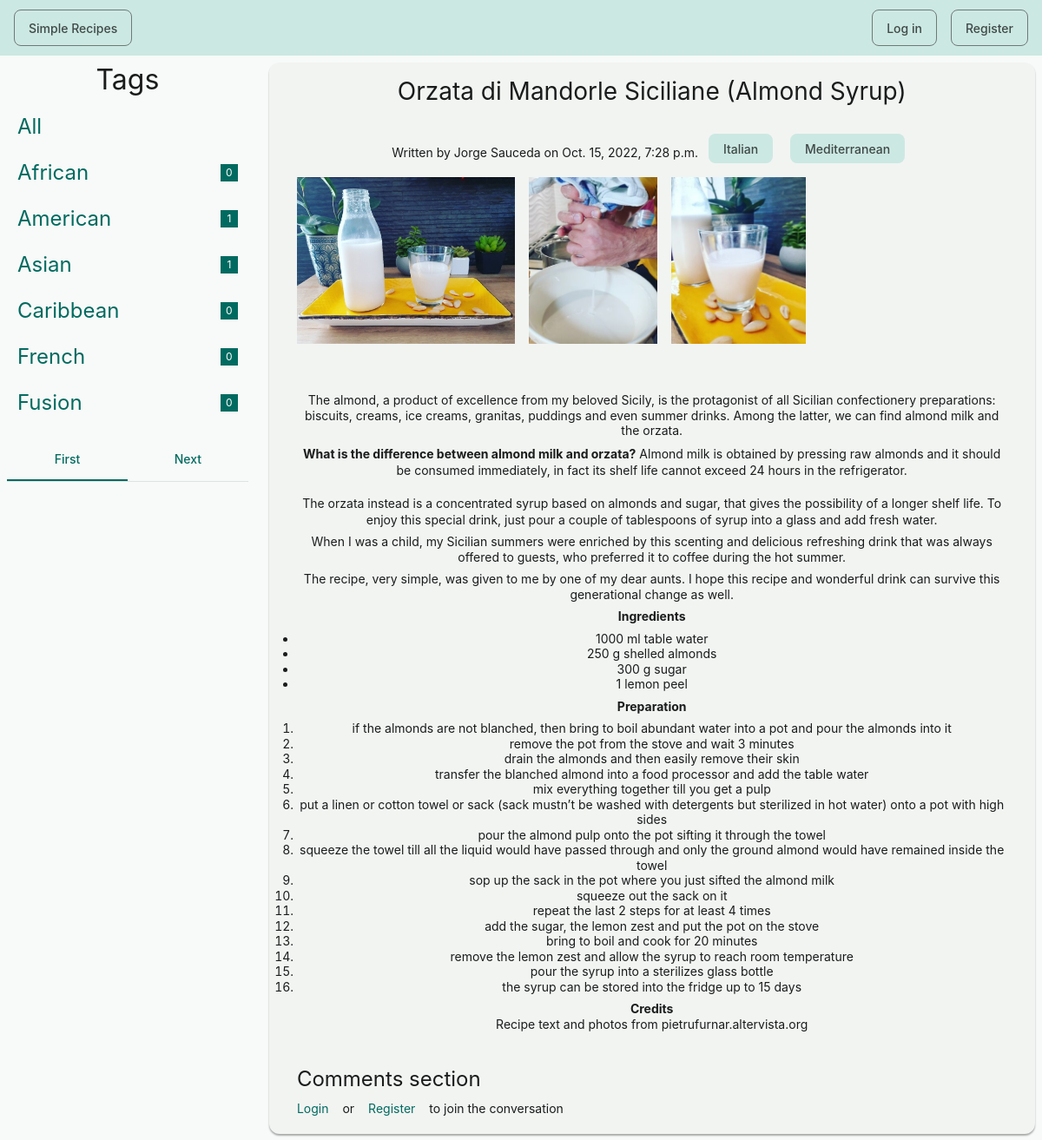
The page /article/7/ on the database as committed earlier.
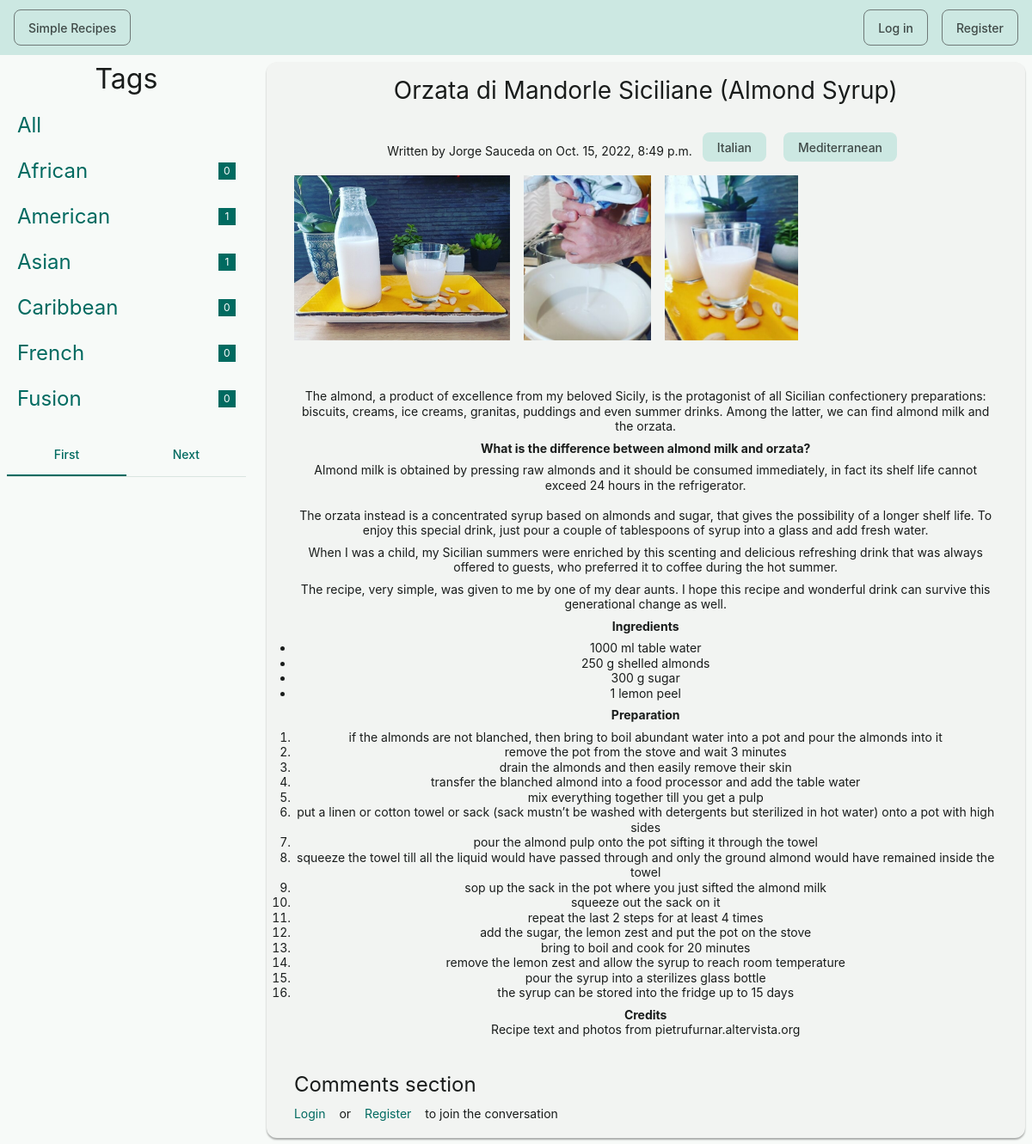
The same page on the database as committed later.
### simple_recipes/models.py (models this page shows, shortened)
class Category(models.Model):
    name = models.CharField(max_length=20)
    class Meta:
        ordering = ['name']
    def __str__(self):
        return self.name

class Article(models.Model):
    author = models.ForeignKey(Profile, on_delete=models.CASCADE)
    body = models.TextField(null=True)
    categories = models.ManyToManyField(Category,
                                        related_name='categoryOf',
                                        blank=True)
    date = models.DateTimeField(auto_now=True)
    title = models.CharField(max_length=50)
    class Meta:
        ordering = ['-date']

class Profile(models.Model):
    avatar = models.ImageField(null=True, blank=True)
    bio = models.CharField(max_length=200, blank=True)
    date_joined = models.DateTimeField(auto_now_add=True)
    location = models.CharField(max_length=50, blank=True)
    name = models.CharField(max_length=50, blank=True)
    user = models.ForeignKey(User, on_delete=models.CASCADE)
    def __str__(self):
        return self.name

class ArticlePicture(models.Model):
    article = models.ForeignKey(Article,
                                related_name='pictureOf',
                                on_delete=models.CASCADE)
    image = models.ImageField(null=False, blank=False)

### simple_recipes/views.py (the view)
# urls.py: path('article/<str:pk>/', views.readArticle, name='read-article'),
def readArticle(request, pk):
    article = Article.objects.get(id=pk)
    comments = ArticleComment.objects.filter(article=article)
    pictures = ArticlePicture.objects.filter(article=article)
    categories = Category.objects.all()
    cat_paginator = Paginator(categories, 6)
    num_pages = cat_paginator.num_pages
    num_range = range(1, num_pages + 1)
    page_n = 1
    if not request.GET.get('cat_page') in [None, '']:
        page_n = request.GET.get('cat_page')
    try:
        cat_page = cat_paginator.page(page_n)
    except EmptyPage:
        cat_page = cat_paginator.page(1)
        page_n = 1
    context = {
        'article': article,
        'comments': comments,
        'categories': cat_page,
        'cat_range': num_range,
        'num_pages': num_pages,
        'page_n': page_n,
        'pictures': pictures,
    }
    return render(request, 'simple_recipes/article.html', context)

### simple_recipes/templates/simple_recipes/article.html (shortened to what this page needs)
{% extends 'main.html' %}
{% load static %}
{% block content %}
<div class="grid medium-space">
  <div class="s12 m3 l3">
    {% include 'simple_recipes/categories_component.html' %}
  </div>
  <div class="s12 m9 l9">
    <article class="center-align" style="padding: 1rem 2rem">
      <h5 class="center-align">{{ article.title }}</h5>
      <div class="small-space"></div>
      <p class="medium-line medium-align">
        Written by <a href="{% url 'user-profile' article.author.user.id %}">
          {{article.author}}
        </a> on {{article.date}}
        {% for category in article.categories.all %}
          <span class="chip fill">{{category.name}}</span>
        {% endfor %}
      </p>
      {% include 'simple_recipes/carousel_component.html' %}
      <div class="medium-space"></div>
      <p class="medium-line" style="margin: 0.5rem 2rem">
        {% autoescape off %}{{ article.body }}{% endautoescape %}
      </p>
      <div class="small-space"></div>
      <h6>Comments section</h6>
      <div class="medium-line center-align">
        {% if comments.count == 0 and request.user.is_authenticated %}
          <form action="{% url 'create-comment' article.id %}" method="POST">
            {% csrf_token %}
            <div class="field textarea border extra">
              <textarea
                type="text"
                maxlength="300"
                name="new_comment"
              ></textarea>
              <span class="helper">Be the first one to comment</span>
            </div>
            <input
              class="button small-round"
              type="submit"
              value="Submit comment"
            />
          </form>
        {% else %}
          {% if request.user.is_authenticated %}
            <form action="{% url 'create-comment' article.id %}" method="POST">
              {% csrf_token %}
              <div class="field textarea border extra">
                <textarea
                  type="text"
                  maxlength="300"
                  name="new_comment"
                ></textarea>
                <span class="helper">Join the conversation</span>
              </div>
              <input
                class="button small-round"
                type="submit"
                value="Submit comment"
              />
            </form>
          {% else %}
            <div class="row">
              <a
                class="link"
                href="{% url 'login' %}"
              >
                Login
              </a> or <a
                class="link"
                href="{% url 'register' %}"
              >
                Register
              </a> to join the conversation
            </div>
          {% endif %}
        {% endif %}
      </div>
    </article>
  </div>
</div>
{% endblock %}

### templates/main.html (shortened to what this page needs)
<!DOCTYPE html>
<html lang="en">
<head>
  <link href="/static/css/beer.min.css" rel="stylesheet">
  <link href="/static/css/summernote-lite.min.css" rel="stylesheet">
</head>
<body>
  {% include 'navbar.html' %}
  <main class="responsive center-align middle-align">
    {% block content %}
    {% endblock content %}
  </main>
</body>
</html>

### templates/navbar.html (shortened to what this page needs)
{% load static %}
<header class="secondary-container">
  <nav>
    <a class="chip medium" href="{% url 'home' %}">Simple Recipes</a>
    {% if request.user.is_authenticated %}
      <a class="chip medium" href="{% url 'user-profile' request.user.id %}">
        My Profile
      </a>
      <a class="chip medium" href="{% url 'logout' %}">
        Log out
      </a>
    {% else %}
      <a class="chip medium" href="{% url 'login' %}">
        Log in
      </a>
      <a class="chip medium" href="{% url 'register' %}">
        Register
      </a>
    {% endif %}
  </nav>
</header>

### templates/messages.html (shortened to what this page needs)
{% load static %}

### simple_recipes/templates/simple_recipes/categories_component.html
{% block content %}
<h4 class="center-align">Tags</h4>
<div class="s12 m3 l3">
  <a class="row wave" href="{% url 'home' %}">
    <h6 class="link max">All</h6>
  </a>
  {% for category in categories %}
    <a class="row wave" href="{% url 'home' %}?cat={{category.name}}">
      <h6 class="link max">{{ category }}</h6>
      <span class="badge primary square none">
        {{category.categoryOf.all.count}}
      </span>
    </a>
  {% endfor %}
</div>
<div class="tabs">
  {% if num_pages > 1 %}
    {% if categories.has_previous %}
      <a
        class="link"
        href="{% url 'home' %}?cat_page={{categories.previous_page_number}}"
      >
        Previous
      </a>
    {% else %}
      <a class="link active" aria-disabled>First</a>
    {% endif %}
    {% if categories.has_next %}
      <a
        class="link"
        href="{% url 'home' %}?cat_page={{categories.next_page_number}}"
      >
        Next
      </a>
    {% else %}
      <a class="link active" aria-disabled>Last</a>
    {% endif %}
  {% endif %}
</div>
{% endblock content %}

### simple_recipes/templates/simple_recipes/carousel_component.html (shortened to what this page needs)
{% load static %}
{% block content %}
{% if pictures.count > 0 %}
  <div class="row scroll">
    {% for picture in pictures %}
      <img
        class="small-height"
        src="{% static picture.image.url %}"
        alt="Recipe picture"
      >
    {% endfor %}
  </div>
  <div class="small-space"></div>
{% endif %}
{% endblock content %}

### templates/main.html (style rules this page uses)
body { --primary:#006a60; --on-primary:#ffffff; --primary-container:#74f8e5; --on-primary-container:#00201c; --secondary:#4a635f; --on-secondary:#ffffff; --secondary-container:#cce8e2; --on-secondary-container:#05201c; --tertiary:#456179; --on-tertiary:#ffffff; --tertiary-container:#cce5ff; --on-tertiary-container:#001e31; --error:#ba1a1a; --on-error:#ffffff; --error-container:#ffdad6; --on-error-container:#410002; --background:#fafdfb; --on-background:#191c1b; --surface:#f7faf8; --on-surface:#191c1b; --surface-variant:#dae5e1; --on-surface-variant:#3f4947; --outline:#6f7977; --outline-variant:#bec9c6; --shadow:#000000; --scrim:#000000; --inverse-surface:#2d3130; --inverse-on-surface:#eff1ef; --inverse-primary:#53dbc9; --surface-dim:#d8dbd9; --surface-bright:#f7faf8; --surface-container-lowest:#ffffff; --surface-container-low:#f2f4f2; --surface-container:#eceeec; --surface-container-high:#e6e9e7; --surface-container-highest:#e0e3e1; }

Rows that differ between the two databases and show on the page:
changed Article "Orzata di Mandorle Siciliane (Almond Syrup)": date "Oct. 15, 2022, 7:28 p.m." → "Oct. 15, 2022, 8:49 p.m."
